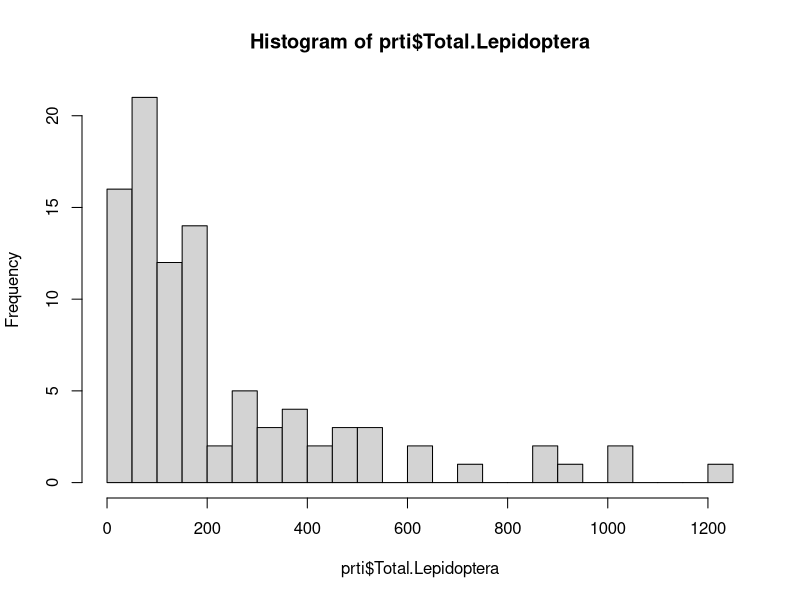

Reproduce this figure in R.


## This script was developed by Carlos Linares #
# We want to organize the data and prioritize the weeks that need to be ID.           

# Data: Collected during the Pioneer light project in Idaho 2020-2023
#                                                                        #
# Predictors: eventually we will have light treatment, weather, elevation, 
##############################################################################



#####clean workspace to improve efficiency: ###
rm(list = ls()) 


# libraries ----------------

library(tidyverse)
library(magrittr) #sometimes I use pipes 
library(lubridate)

# load data. 
# this is the data that the undergrads have produce while they habe been identifying insects.

raw_insects<-read.csv("data/Moth_abundance_pioneers - Sheet1.csv")

# lets make sure all sites are there. 
# PROBLEM: all the sites have different spellings, there are empty sites and sites that are not of interest like uv and IBO 

unique(raw_insects$Site.of.Sample)



# select columns and rows ------------- 
# here we select the columns and rows that we want to filter out.

prti <-
  raw_insects %>% select(Site.of.Sample, Date.of.Sample, IDer, Total.Lepidoptera)

prti <-
  prti %>% filter(
    !Site.of.Sample %in% c(
      "",
      "UV1",
      "UV1 ",
      "IBO-UV3",
      "ID-UV1",
      "ID-UV2",
      "UV",
      "IBO",
      "UV3",
      "UV5",
      "ID-UV4",
      "UVTest01",
      "UV2",
      "IBO- UV2",
      "Top of Iron mine UV6",
      "UV 2"
    )
  )

unique(prti$Site.of.Sample)# none of the tags above should be in the new filter data

# add week column-------------

# check dates are more or less the same format.

unique(prti$Date.of.Sample) # seems they do

# date as date

prti$Date.of.Sample<-mdy(prti$Date.of.Sample)

# add week

prti$wk<-Date.of.Sample<-week(prti$Date.of.Sample)

#add year

prti$yrs<-Date.of.Sample<-year(prti$Date.of.Sample)


# site column clean up --------------

unique(prti$Site.of.Sample)


# ad a col that indicates if it has been processed. 
# first we make total leps a number

prti$Total.Lepidoptera<-as.numeric(prti$Total.Lepidoptera)

# add a col to indicate they have been processed

if_else(condition = is.na(prti$Total.Lepidoptera),true =1, false = 0 ) # 

prti <- prti %>% mutate(prss = if_else(is.na(Total.Lepidoptera), 0, 1))


# Identify rows with NA in the count column
na_rows <- prti %>% filter(is.na(Total.Lepidoptera))

# Extract the site and week columns from the NA rows
na_sites <- na_rows$Site.of.Sample
na_weeks <- na_rows$wk
na_date<-na_rows$Date.of.Sample

# Create a unique table of the NA sites and weeks
na_sites_weeks <- data.frame(site = na_sites, week = na_weeks, date=na_date) %>%
  distinct() # this removes duplicates

# Print the unique table of NA sites and weeks


na_sites_weeks <- na_sites_weeks %>% arrange(site, week)

write.csv(x = na_sites_weeks,"data/prioritysites.csv")

# Graphs

hist(prti$Total.Lepidoptera,breaks = 20)















#Junk

# t1<-filter(prti, Date.of.Sample == "Aug 10 2021") # seems we don't need this anymore
# t2<-filter(prti, Date.of.Sample == "")
# t3<-filter(prti, Date.of.Sample == "8/5")
